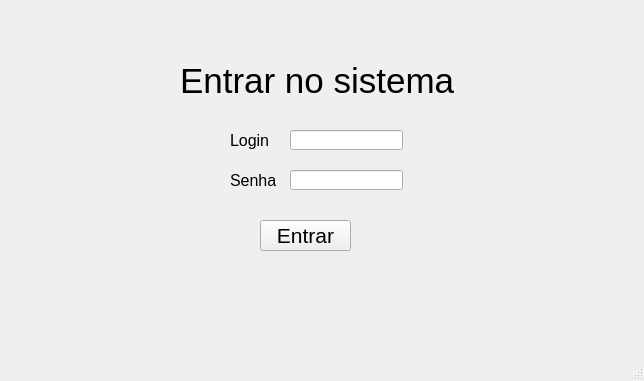
<?xml version="1.0" encoding="UTF-8"?>
<ui version="4.0">
 <class>MainWindow</class>
 <widget class="QMainWindow" name="MainWindow">
  <property name="geometry">
   <rect>
    <x>0</x>
    <y>0</y>
    <width>644</width>
    <height>381</height>
   </rect>
  </property>
  <property name="windowTitle">
   <string>MainWindow</string>
  </property>
  <widget class="QWidget" name="centralwidget">
   <widget class="QLineEdit" name="lineEdit">
    <property name="geometry">
     <rect>
      <x>290</x>
      <y>130</y>
      <width>113</width>
      <height>20</height>
     </rect>
    </property>
   </widget>
   <widget class="QLineEdit" name="lineEdit_2">
    <property name="geometry">
     <rect>
      <x>290</x>
      <y>170</y>
      <width>113</width>
      <height>20</height>
     </rect>
    </property>
   </widget>
   <widget class="QLabel" name="label">
    <property name="geometry">
     <rect>
      <x>180</x>
      <y>60</y>
      <width>281</width>
      <height>41</height>
     </rect>
    </property>
    <property name="font">
     <font>
      <pointsize>26</pointsize>
     </font>
    </property>
    <property name="text">
     <string>Entrar no sistema</string>
    </property>
   </widget>
   <widget class="QLabel" name="label_2">
    <property name="geometry">
     <rect>
      <x>230</x>
      <y>130</y>
      <width>51</width>
      <height>20</height>
     </rect>
    </property>
    <property name="font">
     <font>
      <pointsize>12</pointsize>
     </font>
    </property>
    <property name="text">
     <string>Login</string>
    </property>
   </widget>
   <widget class="QLabel" name="label_3">
    <property name="geometry">
     <rect>
      <x>230</x>
      <y>170</y>
      <width>51</width>
      <height>20</height>
     </rect>
    </property>
    <property name="font">
     <font>
      <pointsize>12</pointsize>
     </font>
    </property>
    <property name="text">
     <string>Senha</string>
    </property>
   </widget>
   <widget class="QPushButton" name="pushButton">
    <property name="geometry">
     <rect>
      <x>260</x>
      <y>220</y>
      <width>91</width>
      <height>31</height>
     </rect>
    </property>
    <property name="font">
     <font>
      <pointsize>16</pointsize>
     </font>
    </property>
    <property name="text">
     <string>Entrar</string>
    </property>
   </widget>
  </widget>
  <widget class="QMenuBar" name="menubar">
   <property name="geometry">
    <rect>
     <x>0</x>
     <y>0</y>
     <width>644</width>
     <height>23</height>
    </rect>
   </property>
  </widget>
  <widget class="QStatusBar" name="statusbar"/>
 </widget>
 <resources/>
 <connections/>
</ui>
